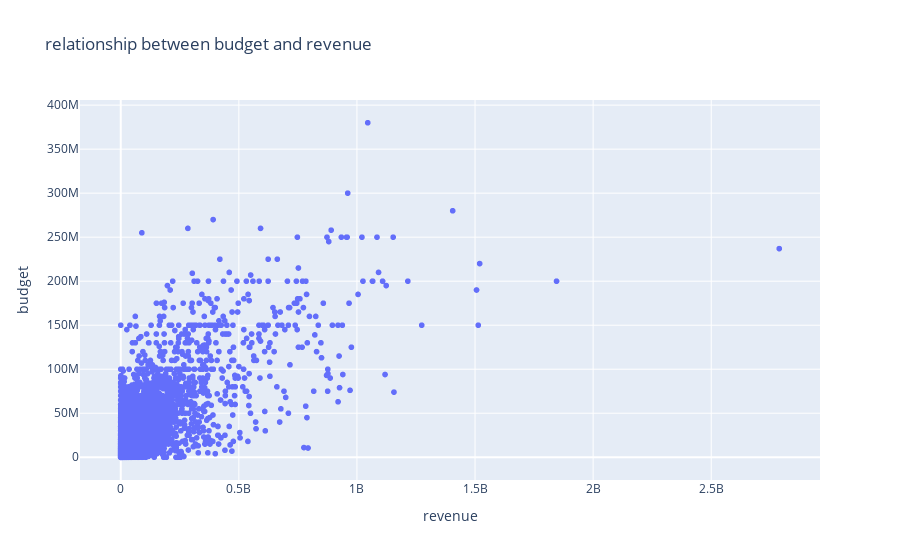

The notebook cell saved with this chart:
### Markdown cell above
## Q7: Use scatter plot to draw the relationship between budget and revenue.
![p3.png](attachment:p3.png)

### Code cell
px.scatter(data, x='revenue' , y='budget', title="relationship between budget and revenue")

### Figure 1 — Plotly figure (JSON) as saved in the notebook; plotly's stock layout.template omitted (floating-point values rounded to 4 significant figures; data arrays with more than 128 entries replaced by an {"elided": "..."} marker saying what was removed)
{"data": [{"hovertemplate": "revenue=%{x}<br>budget=%{y}<extra></extra>", "legendgroup": "", "marker": {"color": "#636efa", "symbol": "circle"}, "mode": "markers", "name": "", "showlegend": false, "type": "scattergl", "x": {"elided": "4809 int values"}, "xaxis": "x", "y": {"elided": "4809 int values"}, "yaxis": "y"}], "layout": {"autosize": true, "legend": {"tracegroupgap": 0}, "title": {"text": "relationship between budget and revenue"}, "xaxis": {"anchor": "y", "autorange": true, "domain": [0, 1], "range": [-170500000.0, 2958000000.0], "title": {"text": "revenue"}, "type": "linear"}, "yaxis": {"anchor": "x", "autorange": true, "domain": [0, 1], "range": [-31360000.0, 411400000.0], "title": {"text": "budget"}, "type": "linear"}}}
